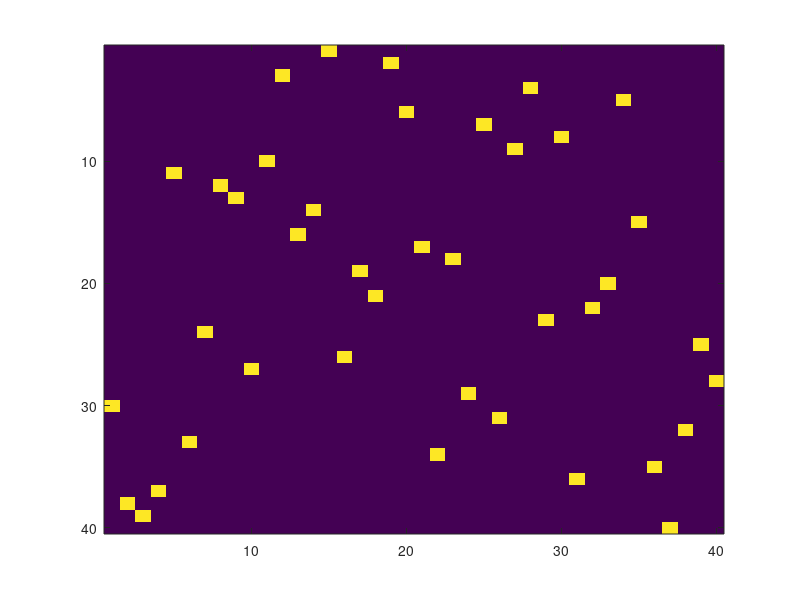

Write the MATLAB code that produced this figure. (Note: this script raises an error after producing the figure.)
%---------------------------------------------------------------
%script_simple_QAP_example 
%INPUT
% �XXX TODO XXX
%---------------------------------------------------------------
clear all;
% min  [X]^T W [X]
% s.t.  X is permutation
n = 40;
Ent = 1;
%generate a premutation matrix
X = zeros(n);
idx = randperm(n);
for i = 1:n
    X(i,idx(i)) = 1;
end
figure(2); imagesc(X);
% W = rand(n^2, n^2);
A = rand(n,n); A = 0.5*(A + A'); 
noiseM = 0.1*(rand(n)*2-1); noiseM = 0.5*(noiseM + noiseM'); 
B = X*A*X' + noiseM;
W = -kron(A,B);


%---------------------------------------------------------------
% run experiments
%---------------------------------------------------------------
PMD_params.stop_critiria = 10^-3;%stopping critiria for outer iterations (PMD)
PMD_params.stop_critiria_sinkhorn = 10^-2;%stopping critiria for iner iterations (lifted sinkhorn)
PMD_params.entropy =1;%1
PMD_params.Z = zeros(n);%linear energy term
PMD_params.W = W;       %quadratic energy term
PMD_params.A = A;
PMD_params.B = B;
PMD_params.type = 'permutation'; %labelling
PMD_params.n = n; %the dimensions of unknown X
PMD_params.m = n;
PMD_params.max_iterations = 1000;
PMD_params.sparse = false;
PMD_params.Adj = [];
PMD_params.graphics = true;


[ O_params ] = PMD_sinkhorn( PMD_params );

disp(O_params.no_iterations)

